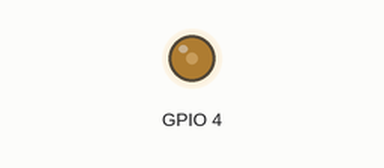
This program was run on a simulated ESP32. Parts: output pins drawn as LEDs (lit = HIGH). WiFi joins after 1.5 s; servers stay silent unless stated; uploads are accepted with an empty reply; the camera gives no picture; pins used as bus, display or sensor lines are not drawn; what the program prints to the serial monitor is not drawn.

Above: at 1.9 s.
At 3.4 s:
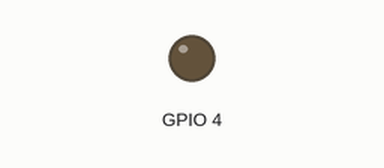
Timing chart, 0 to 4.9 s (numbered marks = the images above):
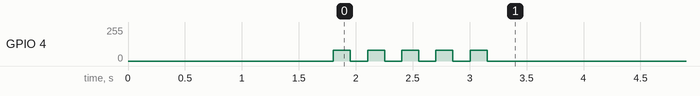

The program:

main.cpp
```cpp
#include "esp_camera.h"
#include "Arduino.h"
#include "WiFi.h"
#include "HTTPClient.h"
#include "base64.h"

#include "soc/soc.h"
#include "soc/rtc_cntl_reg.h"

// Ganti dengan kredensial WiFi Anda
const char* ssid = "Lab-Farmasi";
const char* password = "FarmasiUmri1";

String scriptURL = "https://script.google.com/macros/s/AKfycbyKBDdqSweZSknEr6jbdbjDhUd331L_vq-tsQks70DpHYff5P_EL5M5PyA_ZK332kA0/exec";

// Konfigurasi Pin untuk model AI-THINKER
#define PWDN_GPIO_NUM     32
#define RESET_GPIO_NUM    -1
#define XCLK_GPIO_NUM      0
#define SIOD_GPIO_NUM     26
#define SIOC_GPIO_NUM     27
#define Y9_GPIO_NUM       35
#define Y8_GPIO_NUM       34
#define Y7_GPIO_NUM       39
#define Y6_GPIO_NUM       36
#define Y5_GPIO_NUM       21
#define Y4_GPIO_NUM       19
#define Y3_GPIO_NUM       18
#define Y2_GPIO_NUM        5
#define VSYNC_GPIO_NUM    25
#define HREF_GPIO_NUM     23
#define PCLK_GPIO_NUM     22

// Fungsi untuk memberikan sinyal kedip pada LED Flash (GPIO 4)
void blinkLED(int count) {
  ledcAttachPin(4, 3);      // Gunakan GPIO 4 (Flash LED) dan channel PWM 3
  ledcSetup(3, 5000, 8);    // Setup channel 3: frekuensi 5000 Hz, resolusi 8-bit
  for (int i = 0; i < count; i++) {
    ledcWrite(3, 80);       // Nyalakan LED (nilai 80 agar tidak terlalu silau)
    delay(150);
    ledcWrite(3, 0);        // Matikan LED
    delay(150);
  }
  ledcDetachPin(4);         // Lepaskan pin dari channel setelah selesai
}

void setup() {
  // Matikan brownout detector untuk stabilitas daya
  WRITE_PERI_REG(RTC_CNTL_BROWN_OUT_REG, 0);

  Serial.begin(115200);

  camera_config_t config;
  config.ledc_channel = LEDC_CHANNEL_0;
  config.ledc_timer = LEDC_TIMER_0;
  config.pin_d0 = Y2_GPIO_NUM;
  config.pin_d1 = Y3_GPIO_NUM;
  config.pin_d2 = Y4_GPIO_NUM;
  config.pin_d3 = Y5_GPIO_NUM;
  config.pin_d4 = Y6_GPIO_NUM;
  config.pin_d5 = Y7_GPIO_NUM;
  config.pin_d6 = Y8_GPIO_NUM;
  config.pin_d7 = Y9_GPIO_NUM;
  config.pin_xclk = XCLK_GPIO_NUM;
  config.pin_pclk = PCLK_GPIO_NUM;
  config.pin_vsync = VSYNC_GPIO_NUM;
  config.pin_href = HREF_GPIO_NUM;
  config.pin_sccb_sda = SIOD_GPIO_NUM;
  config.pin_sccb_scl = SIOC_GPIO_NUM;
  config.pin_pwdn = PWDN_GPIO_NUM;
  config.pin_reset = RESET_GPIO_NUM;
  config.xclk_freq_hz = 20000000;
  config.pixel_format = PIXFORMAT_JPEG;
  config.frame_size = FRAMESIZE_UXGA;
  config.jpeg_quality = 12;
  config.fb_count = 1;

  // Cek jika ada PSRAM untuk alokasi buffer yang lebih besar dan double buffering
  if(psramFound()){
    config.frame_size = FRAMESIZE_UXGA; // Resolusi tinggi
    config.jpeg_quality = 10;           // Kualitas gambar lebih baik (angka lebih kecil)
    config.fb_count = 2;                // Aktifkan double buffer
    Serial.println("PSRAM ditemukan, menggunakan pengaturan kualitas tinggi.");
  } else {
    config.frame_size = FRAMESIZE_SVGA; // Resolusi lebih aman untuk RAM internal
    config.jpeg_quality = 12;           // Kualitas standar
    config.fb_count = 1;                // Hanya satu buffer
    Serial.println("PSRAM tidak ditemukan, menggunakan pengaturan standar.");
  }

  esp_err_t err = esp_camera_init(&config);
  if (err != ESP_OK) {
    Serial.printf("Inisialisasi kamera gagal dengan error 0x%x", err);
    return;
  }

  // Turunkan resolusi untuk frame rate yang lebih cepat setelah inisialisasi
  sensor_t * s = esp_camera_sensor_get();
  s->set_framesize(s, FRAMESIZE_XGA); //

  // Koneksi WiFi dengan Timeout dan Auto-Restart 📡
  WiFi.mode(WIFI_STA);
  Serial.println("Menghubungkan ke WiFi...");
  WiFi.begin(ssid, password);

  long startTime = millis();
  // Coba hubungkan selama 20 detik
  while (WiFi.status() != WL_CONNECTED) {
    delay(500);
    Serial.print(".");
    // Cek jika sudah lebih dari 20 detik
    if (millis() - startTime > 20000) {
      Serial.println("\nGagal terhubung ke WiFi, restart...");
      blinkLED(3);
      delay(1000);
      ESP.restart(); // Restart ESP jika gagal
    }
  }

  Serial.println("\nTerhubung ke WiFi!");
  Serial.print("Alamat IP: ");
  Serial.println(WiFi.localIP());
  blinkLED(5);
}

void loop() {
  Serial.println("Mengambil gambar...");
  camera_fb_t * fb = esp_camera_fb_get();
  if (!fb) {
    Serial.println("Gagal mengambil gambar dari kamera");
    return;
  }

  // Encode gambar ke Base64
  Serial.println("Mengubah gambar ke Base64...");
  String imageFile = base64::encode(fb->buf, fb->len);

  // Buat payload JSON
  String payload = "{\"imageData\":\"" + imageFile + "\"}";

  Serial.println("Mengunggah gambar ke Google Drive...");
  if (WiFi.status() == WL_CONNECTED) {
    HTTPClient http;
    http.begin(scriptURL);
    // Set content type ke JSON
    http.addHeader("Content-Type", "application/json");

    // Atur batas waktu 20 detik untuk koneksi dan respons server ⏳
    http.setTimeout(20000);

    int httpResponseCode = http.POST(payload);

    if (httpResponseCode > 0) {
      Serial.printf("Kode respons HTTP: %d\n", httpResponseCode);
      String response = http.getString();
      Serial.println("Respons dari server:");
      Serial.println(response);
    } else {
      // Berikan pesan error yang lebih spesifik jika terjadi timeout
      if (httpResponseCode == -4) {
        Serial.println("Koneksi ke server timeout!");
      } else {
        Serial.printf("Gagal mengirim gambar, kode error: %s\n", http.errorToString(httpResponseCode).c_str());
      }
    }
    http.end();
  } else {
    Serial.println("Koneksi WiFi terputus, mencoba restart...");
    blinkLED(3);
    delay(1000);
    ESP.restart();
  }

  esp_camera_fb_return(fb);
  Serial.println("Upload selesai. Menunggu...");
  delay(10000);
}
```
